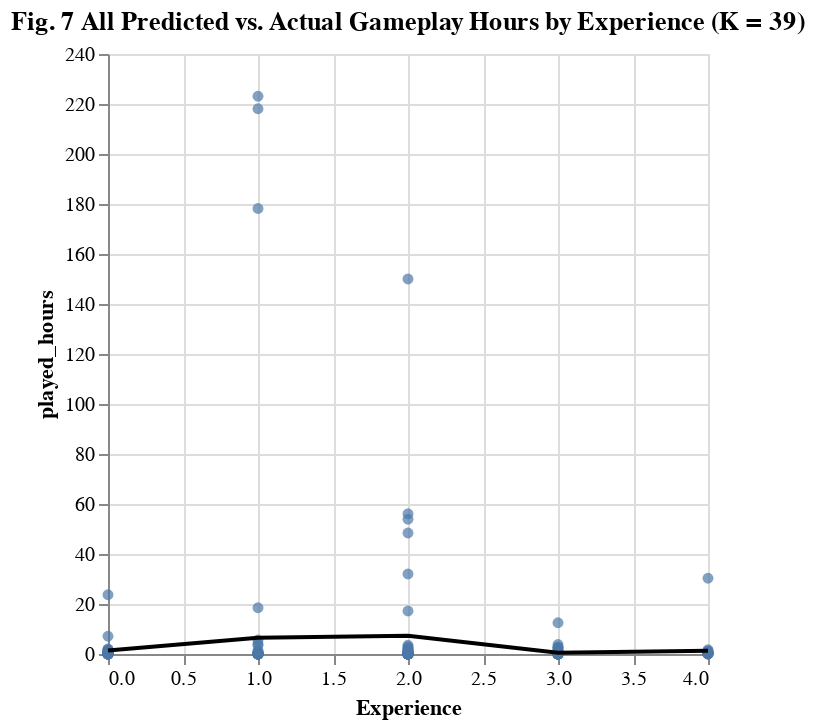

Notebook code for this chart:
### Code cell
# All predicted vs total played hours by experience 
players_plot = (alt.Chart(players_all_predictions).mark_circle(opacity=0.7).encode(
    x=alt.X("experience").title("Experience").scale(zero=False),
    y=alt.Y("played_hours").title("played_hours").scale(zero=False)
)+
alt.Chart(
    players_all_predictions,
    title= "Fig. 7 All Predicted vs. Actual Gameplay Hours by Experience (K = 39)"
).mark_line(
    color="black"
).encode(
    x="experience",
    y="prediction_all"
))
players_plot

### Figure 1 — Vega-Lite specification as saved in the notebook (floating-point values rounded to 4 significant figures; data arrays with more than 128 entries replaced by an {"elided": "..."} marker saying what was removed)
{"config": {"view": {"continuousWidth": 300, "continuousHeight": 300}}, "layer": [{"mark": {"type": "circle", "opacity": 0.7}, "encoding": {"x": {"field": "experience", "scale": {"zero": false}, "title": "Experience", "type": "quantitative"}, "y": {"field": "played_hours", "scale": {"zero": false}, "title": "played_hours", "type": "quantitative"}}}, {"mark": {"type": "line", "color": "black"}, "encoding": {"x": {"field": "experience", "type": "quantitative"}, "y": {"field": "prediction_all", "type": "quantitative"}}, "title": "Fig. 7 All Predicted vs. Actual Gameplay Hours by Experience (K = 39)"}], "data": {"name": "data-640c8c2e446bad9a62cce43bece43951"}, "$schema": "https://vega.github.io/schema/vega-lite/v5.20.1.json", "datasets": {"data-640c8c2e446bad9a62cce43bece43951": {"elided": "196 records"}}}
